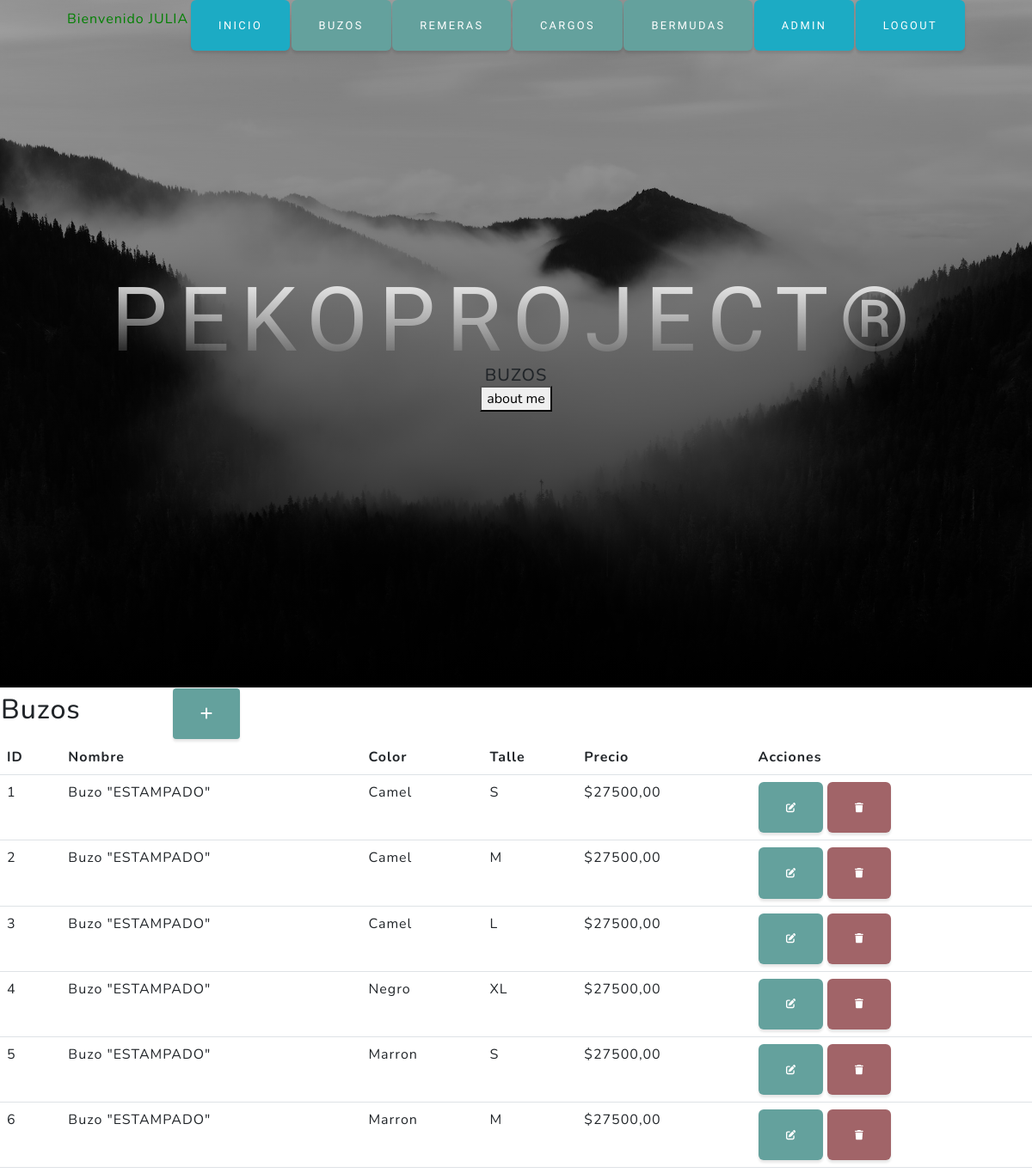
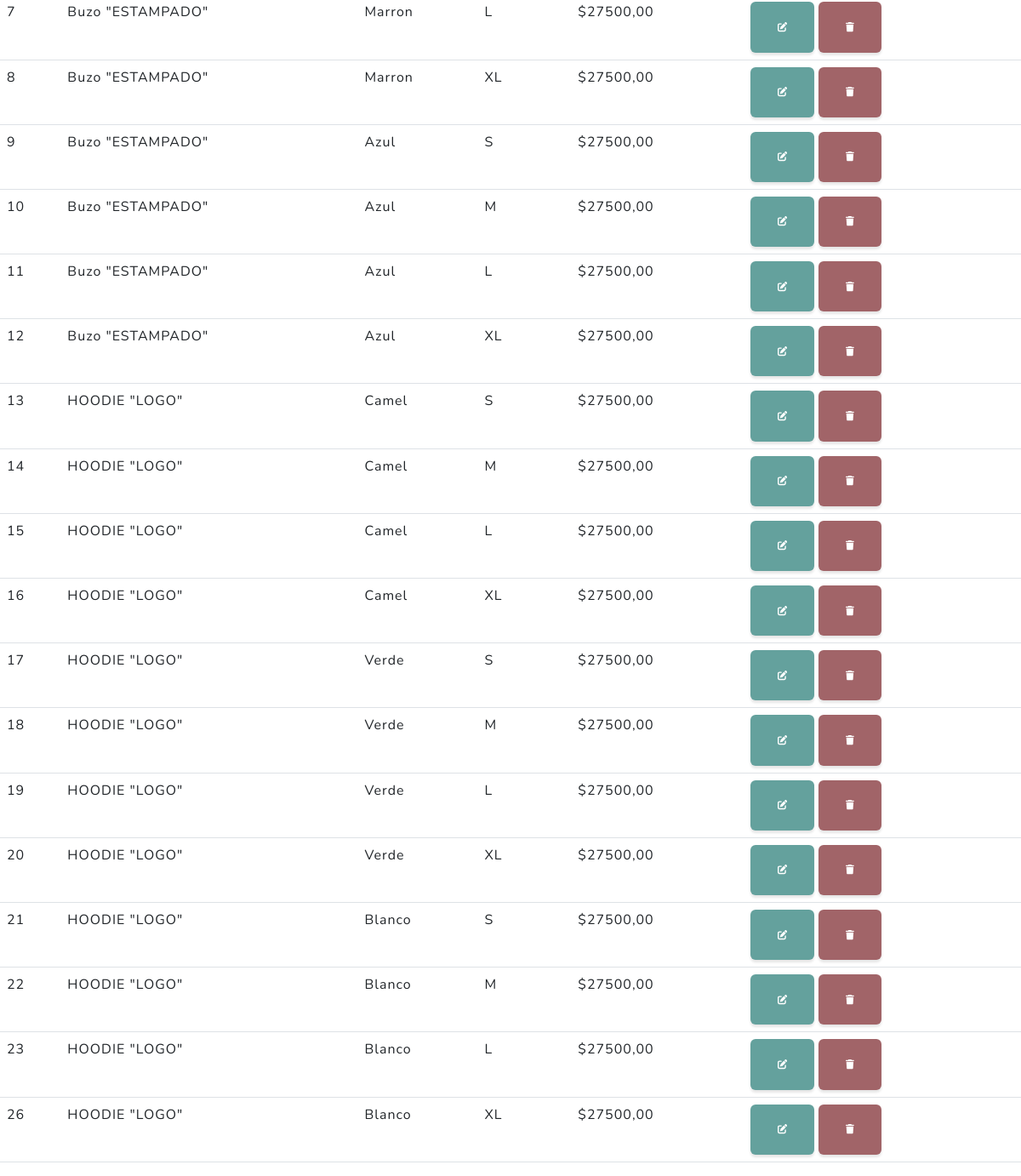
Page /aplicacion/buzos/ (signed in) on the committed database (2 pictures, top to bottom).
### aplicacion/models.py (models this page shows, shortened)
class Buzos(models.Model):
    nombre = models.CharField(max_length=50)
    color = models.CharField(max_length=50)
    talle = models.CharField(max_length=50)
    precio = models.DecimalField(default=0, max_digits=10, decimal_places=2)

### aplicacion/views.py (the view)
# urls.py: path('buzos/', buzos, name="buzos"),
def buzos(request):
    buzos = Buzos.objects.all()
    ctx = {"buzos": buzos }
    return render(request, "aplicacion/buzos.html", ctx)

### aplicacion/templates/aplicacion/buzos.html (shortened to what this page needs)
{% extends 'aplicacion/index.html' %}
{% load static %}
{% block cabecera %}
  Buzos
{% endblock cabecera %}
{% block contenido %}
<table>
    <tr>
        <td width="200"><h2>Buzos</h2></td>
        <td>
            <a
            href="{% url 'create_buzos' %}"
            class="btn btn-primary btn-sm"
            ><i class="fa fa-plus fa-lg" title="New Record"> </i>
            </a>
        </td>
    </tr>
</table>
<table class="table">
    <thead>
        <tr>
            <th>ID</th>
            <th>Nombre</th>
            <th>Color</th>
            <th>Talle</th>
            <th>Precio</th>
            <th>Acciones</th>
        </tr>
    </thead>
    <tbody>
    {% for buzo in buzos %}
    <tr>
        <td>{{ buzo.id }}</td>
        <td>{{ buzo.nombre }}</td>
        <td>{{ buzo.color }}</td>
        <td>{{ buzo.talle }}</td>
        <td>${{ buzo.precio }}</td>
        <td>
            <a
            href="{% url 'update_buzo' buzo.id %}"
             class="btn btn-primary"
             style="--bs-btn-padding-y: .25rem; --bs-btn-padding-x: .5rem; --bs-btn-font-size: .75rem;"
             ><i class="fa fa-edit fa-sm" title="Edit Record"></i>
             </a>
            <a
             href="{% url 'eliminar_buzo' buzo.id %} "
             class="btn btn-danger"
             style="--bs-btn-padding-y: .25rem; --bs-btn-padding-x: .5rem; --bs-btn-font-size: .75rem;"
             ><i class="fa fa-trash fa-sm" title="Delete Record"></i>
            </a>
         </td>
    </tr>
    {% endfor %}
</body>
</html>
{% endblock contenido %}

### aplicacion/templates/aplicacion/index.html (shortened to what this page needs)
<!DOCTYPE html>
<html lang="en">
    <head>
    {% load static %}
        <link href="{% static 'aplicacion/css/styles.css' %}" rel="stylesheet" />
    </head>
    <body id="page-top">
        <nav class="navbar navbar-expand-lg navbar-light fixed-top" id="mainNav">
            <div class="container px-4 px-lg-5">
                {% if user.is_authenticated  %}
                     <p style="color:green">Bienvenido {{ user.username|upper }}</p>
                     <a class="btn btn-info" href="{% url 'inicio' %}">Inicio</a>
                     <a class="btn btn-primary" href="{% url 'buzos' %}">Buzos</a>
                     <a class="btn btn-primary" href="{% url 'remeras' %}">Remeras</a>
                     <a class="btn btn-primary" href="{% url 'cargos' %}">Cargos</a>
                     <a class="btn btn-primary" href="{% url 'bermudas' %}">Bermudas</a>
                     <a class="btn btn-info" href="{% url 'admin:index' %}">Admin</a>
                     <a class="btn btn-info" href="{% url 'logout' %}">Logout</a>
                {% endif %}
            </div>
        </nav>
        <header class="masthead">
            <div class="container px-4 px-lg-5 d-flex h-100 align-items-center justify-content-center">
                <div class="d-flex justify-content-center">
                    <div class="text-center">
                        <h1 class="mx-auto my-0 text-uppercase">PekoProject®</h1>
                        <h2 class="mx-auto my-0 text-uppercase">
                            {% block cabecera %}
                            {% endblock cabecera %} </h2>
                            <form action="{% url 'aboutme' %}">
                                <button type="submit">about me</button>
                              </form>
                    </div>
                </div>
            </div>
        </header>
     {% block contenido %}
     {% endblock contenido %}
</html>

### rows in the picture
Buzos: id "1", nombre "Buzo \"ESTAMPADO\"", color "Camel", talle "S", precio "27500,00"
Buzos: id "2", nombre "Buzo \"ESTAMPADO\"", color "Camel", talle "M", precio "27500,00"
Buzos: id "3", nombre "Buzo \"ESTAMPADO\"", color "Camel", talle "L", precio "27500,00"
Buzos: id "4", nombre "Buzo \"ESTAMPADO\"", color "Negro", talle "XL", precio "27500,00"
Buzos: id "5", nombre "Buzo \"ESTAMPADO\"", color "Marron", talle "S", precio "27500,00"
Buzos: id "6", nombre "Buzo \"ESTAMPADO\"", color "Marron", talle "M", precio "27500,00"
Buzos: id "7", nombre "Buzo \"ESTAMPADO\"", color "Marron", talle "L", precio "27500,00"
Buzos: id "8", nombre "Buzo \"ESTAMPADO\"", color "Marron", talle "XL", precio "27500,00"
Buzos: id "9", nombre "Buzo \"ESTAMPADO\"", color "Azul", talle "S", precio "27500,00"
Buzos: id "10", nombre "Buzo \"ESTAMPADO\"", color "Azul", talle "M", precio "27500,00"
Buzos: id "11", nombre "Buzo \"ESTAMPADO\"", color "Azul", talle "L", precio "27500,00"
Buzos: id "12", nombre "Buzo \"ESTAMPADO\"", color "Azul", talle "XL", precio "27500,00"
Buzos: id "13", nombre "HOODIE \"LOGO\"", color "Camel", talle "S", precio "27500,00"
Buzos: id "14", nombre "HOODIE \"LOGO\"", color "Camel", talle "M", precio "27500,00"
Buzos: id "15", nombre "HOODIE \"LOGO\"", color "Camel", talle "L", precio "27500,00"
Buzos: id "16", nombre "HOODIE \"LOGO\"", color "Camel", talle "XL", precio "27500,00"
Buzos: id "17", nombre "HOODIE \"LOGO\"", color "Verde", talle "S", precio "27500,00"
Buzos: id "18", nombre "HOODIE \"LOGO\"", color "Verde", talle "M", precio "27500,00"
Buzos: id "19", nombre "HOODIE \"LOGO\"", color "Verde", talle "L", precio "27500,00"
Buzos: id "20", nombre "HOODIE \"LOGO\"", color "Verde", talle "XL", precio "27500,00"
Buzos: id "21", nombre "HOODIE \"LOGO\"", color "Blanco", talle "S", precio "27500,00"
Buzos: id "22", nombre "HOODIE \"LOGO\"", color "Blanco", talle "M", precio "27500,00"
Buzos: id "23", nombre "HOODIE \"LOGO\"", color "Blanco", talle "L", precio "27500,00"
Buzos: id "26", nombre "HOODIE \"LOGO\"", color "Blanco", talle "XL", precio "27500,00"

### other values in the picture
{{ user.username|upper }} "JULIA"
